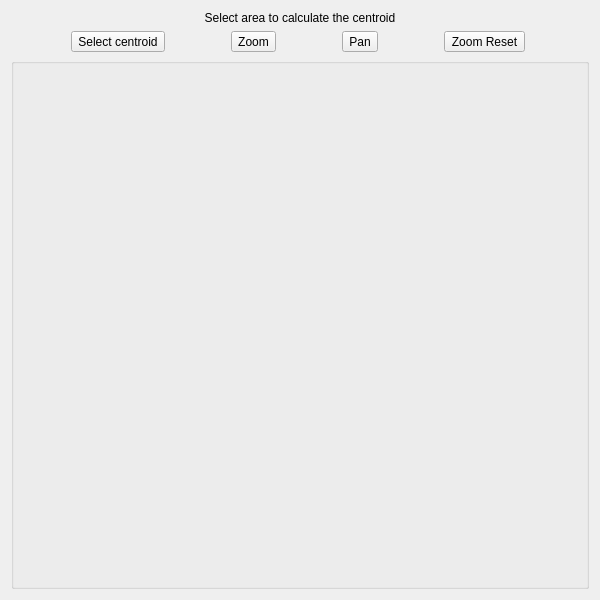
<?xml version="1.0" encoding="UTF-8"?>
<ui version="4.0">
 <class>centroidAreaSelection</class>
 <widget class="QDialog" name="centroidAreaSelection">
  <property name="windowModality">
   <enum>Qt::NonModal</enum>
  </property>
  <property name="geometry">
   <rect>
    <x>0</x>
    <y>0</y>
    <width>600</width>
    <height>600</height>
   </rect>
  </property>
  <property name="sizePolicy">
   <sizepolicy hsizetype="Expanding" vsizetype="Fixed">
    <horstretch>0</horstretch>
    <verstretch>0</verstretch>
   </sizepolicy>
  </property>
  <property name="minimumSize">
   <size>
    <width>600</width>
    <height>600</height>
   </size>
  </property>
  <property name="windowTitle">
   <string>centroidAreaSelection</string>
  </property>
  <layout class="QGridLayout" name="gridLayout_2">
   <item row="0" column="0">
    <layout class="QGridLayout" name="gridLayout">
     <item row="2" column="0" colspan="2">
      <widget class="QGroupBox" name="cubeGroupBox">
       <property name="sizePolicy">
        <sizepolicy hsizetype="Preferred" vsizetype="Preferred">
         <horstretch>0</horstretch>
         <verstretch>0</verstretch>
        </sizepolicy>
       </property>
       <property name="title">
        <string/>
       </property>
      </widget>
     </item>
     <item row="0" column="0" colspan="2">
      <widget class="QLabel" name="infoLabel">
       <property name="sizePolicy">
        <sizepolicy hsizetype="Preferred" vsizetype="Fixed">
         <horstretch>0</horstretch>
         <verstretch>0</verstretch>
        </sizepolicy>
       </property>
       <property name="text">
        <string>Select area to calculate the centroid</string>
       </property>
       <property name="alignment">
        <set>Qt::AlignCenter</set>
       </property>
      </widget>
     </item>
     <item row="1" column="0" colspan="2">
      <layout class="QHBoxLayout" name="horizontalLayout">
       <item>
        <widget class="QToolButton" name="centroidButton">
         <property name="focusPolicy">
          <enum>Qt::NoFocus</enum>
         </property>
         <property name="text">
          <string>Select centroid</string>
         </property>
         <property name="toolButtonStyle">
          <enum>Qt::ToolButtonTextOnly</enum>
         </property>
        </widget>
       </item>
       <item>
        <widget class="QToolButton" name="zoomButton">
         <property name="focusPolicy">
          <enum>Qt::NoFocus</enum>
         </property>
         <property name="text">
          <string>Zoom</string>
         </property>
         <property name="toolButtonStyle">
          <enum>Qt::ToolButtonTextOnly</enum>
         </property>
        </widget>
       </item>
       <item>
        <widget class="QToolButton" name="panButton">
         <property name="focusPolicy">
          <enum>Qt::NoFocus</enum>
         </property>
         <property name="text">
          <string>Pan</string>
         </property>
         <property name="toolButtonStyle">
          <enum>Qt::ToolButtonTextOnly</enum>
         </property>
        </widget>
       </item>
       <item>
        <widget class="QToolButton" name="zoomResetButton">
         <property name="focusPolicy">
          <enum>Qt::NoFocus</enum>
         </property>
         <property name="text">
          <string>Zoom Reset</string>
         </property>
         <property name="toolButtonStyle">
          <enum>Qt::ToolButtonTextOnly</enum>
         </property>
        </widget>
       </item>
      </layout>
     </item>
    </layout>
   </item>
  </layout>
 </widget>
 <resources/>
 <connections/>
</ui>
